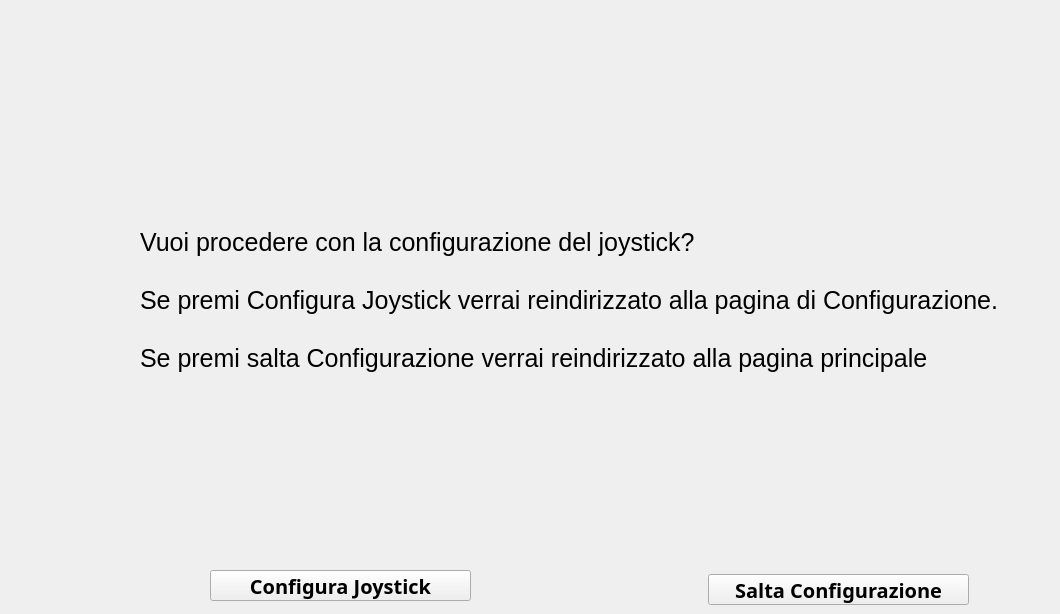
     <widget class="QWidget" name="page_joystick_conf_confirm">
      <widget class="QPushButton" name="pushButton_configura_joy_sc3">
       <property name="geometry">
        <rect>
         <x>210</x>
         <y>570</y>
         <width>261</width>
         <height>31</height>
        </rect>
       </property>
       <property name="font">
        <font>
         <family>Sans</family>
         <pointsize>15</pointsize>
         <weight>75</weight>
         <bold>true</bold>
        </font>
       </property>
       <property name="text">
        <string>Configura Joystick</string>
       </property>
      </widget>
      <widget class="QPushButton" name="pushButton_salta_joy">
       <property name="geometry">
        <rect>
         <x>708</x>
         <y>574</y>
         <width>261</width>
         <height>31</height>
        </rect>
       </property>
       <property name="font">
        <font>
         <family>Sans</family>
         <pointsize>15</pointsize>
         <weight>75</weight>
         <bold>true</bold>
        </font>
       </property>
       <property name="text">
        <string>Salta Configurazione</string>
       </property>
      </widget>
      <widget class="QLabel" name="label_14">
       <property name="geometry">
        <rect>
         <x>140</x>
         <y>110</y>
         <width>911</width>
         <height>381</height>
        </rect>
       </property>
       <property name="font">
        <font>
         <family>Ubuntu</family>
         <pointsize>19</pointsize>
         <weight>50</weight>
         <bold>false</bold>
        </font>
       </property>
       <property name="text">
        <string>Vuoi procedere con la configurazione del joystick? 

Se premi Configura Joystick verrai reindirizzato alla pagina di Configurazione.

Se premi salta Configurazione verrai reindirizzato alla pagina principale </string>
       </property>
      </widget>
     </widget>
